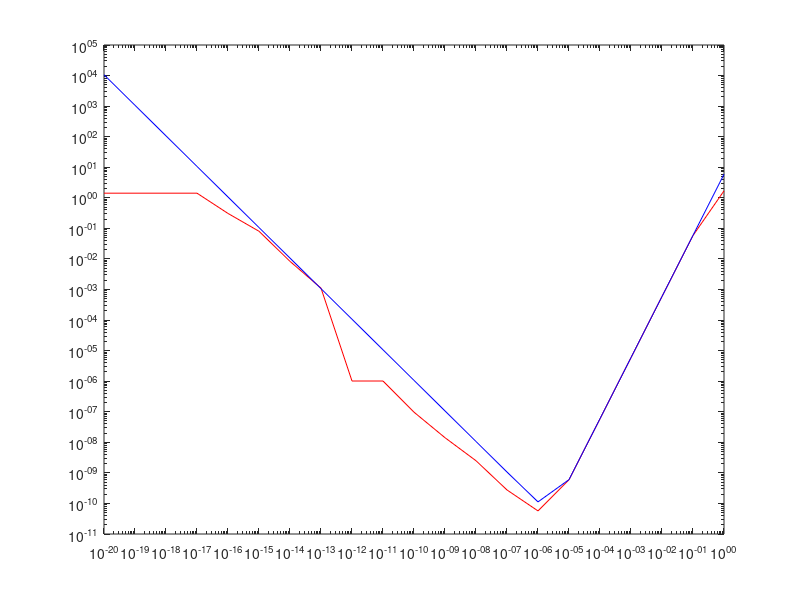

Write the MATLAB code that produced this figure.
clear
clc

f = @(x) sin(5*x);
a = 1;
der1 = 5*cos(5*a);
der3 = -125*cos(5*a);

k = 0:20;
h = (0.1).^k

ders = (f(a+h) - f(a-h)) ./ (2*h);
errs_abs = abs(ders-der1)
errs_teo = ((eps ./ (2*h)) * abs(f(a))) + (((h.^2)/6) * (abs(der3)))

h_optimo = nthroot((3*eps*abs(f(a))) / (2*abs(der3)), 3)
loglog(h, errs_abs, 'r', h, errs_teo, 'b');
